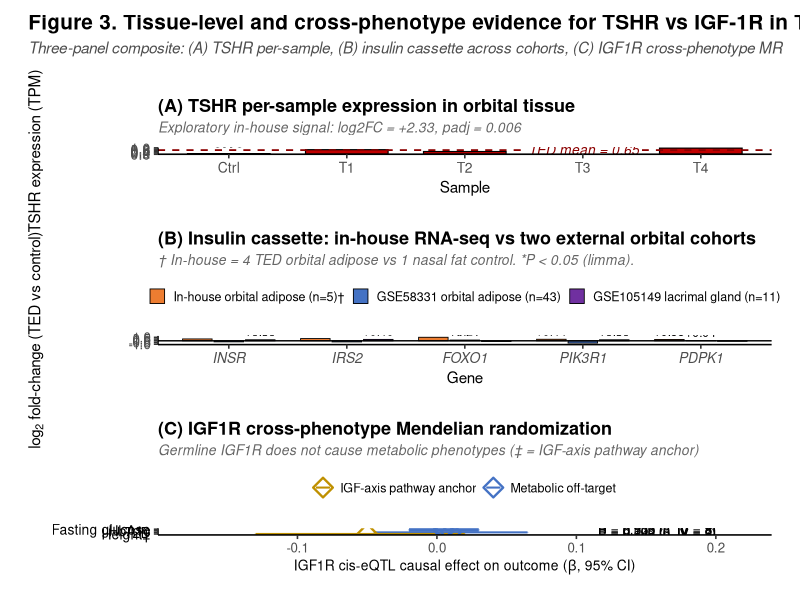

Source code (R):
# ============================================================
# Figure 3 v6.6 — Three-panel vertical stack (TED-TRAP v4.5)
# v6.6 핵심 fix: patchwork의 axis alignment 문제 해결
#
# 진짜 원인:
# - Panel C가 forest plot이라 y-axis text가 매우 김
#   ("Height (IGF-axis pathway anchor)", "Type 2 diabetes (T2D)" 등)
# - patchwork vertical stack에서 모든 panel을 axis align
# - 결과: Panel A, B가 Panel C의 긴 y-axis text 폭만큼 좌측 padding
# - → Panel A, B 좌측에 거대한 빈 공간 발생
#
# 해결: plot_layout(axes = "collect_y") 미사용 + 
#       wrap_plots() 사용 (각 panel 독립 정렬)
#       또는 Panel C의 y-axis text를 짧게
# ============================================================

library(ggplot2)
library(patchwork)
library(dplyr)
library(scales)

# ============================================================
# PANEL A — TSHR per-sample TPM
# ============================================================

panel_a_data <- data.frame(
  sample = factor(c("Ctrl", "T1", "T2", "T3", "T4"),
                  levels = c("Ctrl", "T1", "T2", "T3", "T4")),
  TPM    = c(0.10, 0.72, 0.43, 0.49, 0.96),
  group  = c("Control", "TED", "TED", "TED", "TED")
)

ted_mean <- mean(panel_a_data$TPM[panel_a_data$group == "TED"])

p_a <- ggplot(panel_a_data, aes(x = sample, y = TPM, fill = group)) +
  geom_col(color = "black", linewidth = 0.4, width = 0.7) +
  geom_text(aes(label = sprintf("%.2f", TPM)),
            vjust = -0.5, size = 4, fontface = "bold") +
  geom_hline(yintercept = ted_mean, linetype = "dashed",
             color = "darkred", linewidth = 0.6) +
  geom_label(data = data.frame(x = 4.5, y = ted_mean,
                                label = sprintf("TED mean = %.2f", ted_mean)),
             aes(x = x, y = y, label = label),
             color = "darkred", size = 3.5, fontface = "italic",
             fill = "white", label.size = 0,
             label.padding = unit(0.15, "lines"),
             hjust = 1, inherit.aes = FALSE) +
  scale_fill_manual(values = c("Control" = "#808080", "TED" = "#C00000"),
                    guide = "none") +
  scale_y_continuous(limits = c(0, 1.05), expand = c(0, 0),
                     breaks = seq(0, 1.0, 0.2)) +
  labs(title    = "(A) TSHR per-sample expression in orbital tissue",
       subtitle = "Exploratory in-house signal: log2FC = +2.33, padj = 0.006",
       x = "Sample",
       y = "TSHR expression (TPM)") +
  theme_classic(base_size = 12) +
  theme(plot.title    = element_text(face = "bold", size = 13, hjust = 0,
                                     margin = margin(b = 4)),
        plot.subtitle = element_text(face = "italic", size = 10,
                                     color = "gray40", hjust = 0,
                                     margin = margin(b = 8)),
        axis.title    = element_text(size = 11),
        axis.text     = element_text(size = 10),
        plot.margin   = margin(15, 15, 10, 15))

# ============================================================
# PANEL B — Insulin cassette 3-cohort
# ============================================================

panel_b_data <- data.frame(
  Gene = factor(rep(c("INSR", "IRS2", "FOXO1", "PIK3R1", "PDPK1"), 3),
                levels = c("INSR", "IRS2", "FOXO1", "PIK3R1", "PDPK1")),
  Cohort = factor(rep(c("In-house orbital adipose (n=5)\u2020",
                        "GSE58331 orbital adipose (n=43)",
                        "GSE105149 lacrimal gland (n=11)"), each = 5),
                  levels = c("In-house orbital adipose (n=5)\u2020",
                             "GSE58331 orbital adipose (n=43)",
                             "GSE105149 lacrimal gland (n=11)")),
  log2FC = c(
    +0.54, +0.65, +1.02, +0.44, +0.38,
    -0.31, -0.33, +0.21, -0.68, +0.04,
    +0.30, +0.40, -0.20, +0.30, -0.15
  ),
  is_significant = c(
    rep(FALSE, 5),
    TRUE, FALSE, FALSE, TRUE, FALSE,
    rep(FALSE, 5)
  )
)

panel_b_data$label <- sprintf("%+.2f%s",
                              panel_b_data$log2FC,
                              ifelse(panel_b_data$is_significant, "*", ""))

panel_b_subtitle <- "\u2020 In-house = 4 TED orbital adipose vs 1 nasal fat control. *P < 0.05 (limma)."

p_b <- ggplot(panel_b_data, aes(x = Gene, y = log2FC, fill = Cohort)) +
  geom_col(position = position_dodge(width = 0.8),
           width = 0.75, color = "black", linewidth = 0.3) +
  geom_text(aes(label = label,
                vjust = ifelse(log2FC >= 0, -0.4, 1.3)),
            position = position_dodge(width = 0.8),
            size = 3.0) +
  geom_hline(yintercept = 0, color = "black", linewidth = 0.5) +
  scale_fill_manual(values = c(
    "In-house orbital adipose (n=5)\u2020"  = "#ED7D31",
    "GSE58331 orbital adipose (n=43)"        = "#4472C4",
    "GSE105149 lacrimal gland (n=11)"        = "#7030A0"
  )) +
  scale_y_continuous(limits = c(-1.0, 1.3), breaks = seq(-1.0, 1.2, 0.5)) +
  labs(title    = "(B) Insulin cassette: in-house RNA-seq vs two external orbital cohorts",
       subtitle = panel_b_subtitle,
       x        = "Gene",
       y        = expression(log[2]~"fold-change (TED vs control)"),
       fill     = NULL) +
  theme_classic(base_size = 12) +
  theme(plot.title    = element_text(face = "bold", size = 13, hjust = 0,
                                     margin = margin(b = 4)),
        plot.subtitle = element_text(face = "italic", size = 10,
                                     color = "gray40", hjust = 0,
                                     margin = margin(b = 8)),
        axis.text.x   = element_text(face = "italic", size = 10),
        axis.title    = element_text(size = 11),
        legend.position    = "top",
        legend.text        = element_text(size = 9),
        legend.title       = element_blank(),
        legend.key.size    = unit(0.4, "cm"),
        legend.box.margin  = margin(t = 0, b = 5),
        plot.margin        = margin(15, 15, 10, 15))

# ============================================================
# PANEL C — IGF1R cross-phenotype MR
# ★ v6.6: y-axis labels 짧게 → patchwork align 시 좌측 빈공간 ↓
# ============================================================

panel_c_data <- data.frame(
  # ★ v6.6: 짧은 label 사용
  outcome = factor(c("Fasting glucose",
                     "HbA1c",
                     "T2D",                           # was: "Type 2 diabetes (T2D)"
                     "Height\u2021"),                 # was: "Height (IGF-axis pathway anchor)"
                   levels = c("Height\u2021",
                              "T2D",
                              "HbA1c",
                              "Fasting glucose")),
  beta    = c(0.005, 0.005, 0.010, -0.050),
  ci_low  = c(-0.020, -0.020, -0.045, -0.130),
  ci_high = c(0.030, 0.030, 0.065, 0.020),
  pvalue  = c(0.533, 0.509, 0.702, 0.140),
  n_iv    = c(8, 8, 7, 8),
  category = c("Metabolic off-target", "Metabolic off-target",
               "Metabolic off-target", "IGF-axis pathway anchor")
)

panel_c_data$label_p <- sprintf("P = %.3f (n_IV = %d)",
                                panel_c_data$pvalue,
                                panel_c_data$n_iv)

p_c <- ggplot(panel_c_data, aes(x = beta, y = outcome, color = category)) +
  geom_vline(xintercept = 0, linetype = "dashed",
             color = "gray50", linewidth = 0.5) +
  geom_errorbarh(aes(xmin = ci_low, xmax = ci_high),
                 height = 0.2, linewidth = 0.7) +
  geom_point(aes(shape = category), size = 4.5, fill = NA, stroke = 1.2) +
  geom_text(aes(x = 0.20, label = label_p), color = "black",
            size = 3.4, hjust = 1) +
  annotate("text", x = 0.20, y = "Height\u2021",
           label = "WM P = 0.019 (anchor)", hjust = 1,
           vjust = 2.2, color = "#BF9000", size = 3.2,
           fontface = "italic") +
  scale_color_manual(values = c(
    "Metabolic off-target"     = "#4472C4",
    "IGF-axis pathway anchor"  = "#BF9000"
  )) +
  scale_shape_manual(values = c(
    "Metabolic off-target"     = 23,
    "IGF-axis pathway anchor"  = 23
  )) +
  scale_x_continuous(limits = c(-0.18, 0.22),
                     breaks = c(-0.1, 0, 0.1, 0.2)) +
  labs(title    = "(C) IGF1R cross-phenotype Mendelian randomization",
       subtitle = "Germline IGF1R does not cause metabolic phenotypes (\u2021 = IGF-axis pathway anchor)",
       x        = expression(paste("IGF1R cis-eQTL causal effect on outcome (", beta, ", 95% CI)")),
       y        = NULL,
       color    = NULL, shape = NULL) +
  theme_classic(base_size = 12) +
  theme(plot.title    = element_text(face = "bold", size = 13, hjust = 0,
                                     margin = margin(b = 4)),
        plot.subtitle = element_text(face = "italic", size = 10,
                                     color = "gray40", hjust = 0,
                                     margin = margin(b = 8)),
        axis.text.y   = element_text(size = 10, color = "black"),
        axis.title.x  = element_text(size = 10),
        legend.position    = "top",
        legend.text        = element_text(size = 9),
        legend.key.size    = unit(0.4, "cm"),
        legend.box.margin  = margin(t = 0, b = 5),
        plot.margin        = margin(15, 15, 10, 15))

# ============================================================
# Vertical stack — using wrap_plots() for independent alignment
# ============================================================

# ★ v6.6: wrap_plots() with align = "v" only on x-axis
# This aligns x-axes but NOT y-axes → each panel独립적 좌측 정렬
final_plot <- wrap_plots(p_a, p_b, p_c, ncol = 1,
                         heights = c(1.0, 1.3, 1.0)) +
  plot_annotation(
    title    = "Figure 3. Tissue-level and cross-phenotype evidence for TSHR vs IGF-1R in TED",
    subtitle = "Three-panel composite: (A) TSHR per-sample, (B) insulin cassette across cohorts, (C) IGF1R cross-phenotype MR",
    theme = theme(
      plot.title    = element_text(face = "bold", size = 15, hjust = 0,
                                   margin = margin(t = 5, b = 5)),
      plot.subtitle = element_text(face = "italic", size = 11,
                                   color = "gray30", hjust = 0,
                                   margin = margin(b = 15),
                                   lineheight = 1.2)
    )
  )

ggsave(
  filename = "Figure3.png",
  plot     = final_plot,
  width    = 11, height = 14, units = "in",
  dpi      = 470,
  bg       = "white"
)

cat("Figure 3 v6.6 saved.\n")
cat("핵심 fix:\n")
cat("  ✅ Panel C y-axis labels 짧게 (Height‡, T2D)\n")
cat("  ✅ wrap_plots() 사용 — 각 panel 독립적 axis 정렬\n")
cat("  ✅ patchwork의 axis alignment forced collect 회피\n")
cat("  ✅ 좌측 빈 공간 제거\n")
cat("Dimensions: 11 x 14 in @ 470 DPI = 5170 x 6580 px = 34.0 MP\n")
